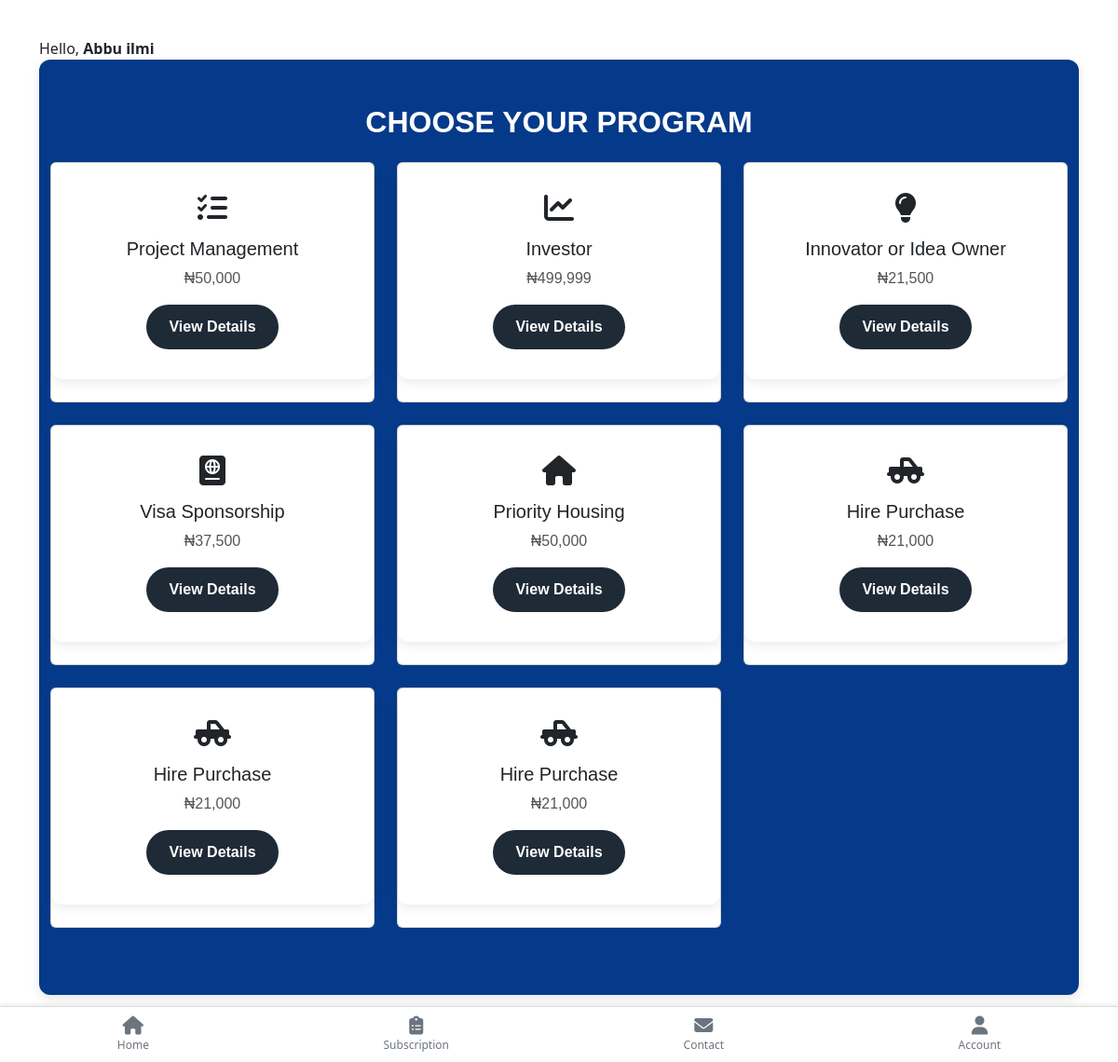
Page /choose-program (signed in) on the committed database.
### app.py (models this page shows, shortened)
class User(db.Model, UserMixin):
    id = db.Column(db.Integer, primary_key=True)
    username = db.Column(db.String(150), nullable=False)
    first_name = db.Column(db.String(150), nullable=False)
    last_name = db.Column(db.String(150), nullable=False)
    town = db.Column(db.String(150), nullable=True)
    country = db.Column(db.String(150), nullable=True)
    phone = db.Column(db.String(150), nullable=True)
    email = db.Column(db.String(150), unique=True, nullable=False)
    password_hash = db.Column(db.String(200), nullable=False)
    is_admin = db.Column(db.Boolean, default=False)
    subscriptions = db.relationship('Subscription', backref='user', lazy=True)
    profile_picture = db.Column(db.String(200), nullable=True)

class Program(db.Model):
    id = db.Column(db.Integer, primary_key=True)
    name = db.Column(db.String(100), nullable=False)
    slug = db.Column(db.String(100), unique=True, nullable=False)
    price = db.Column(db.Float, nullable=False)
    icon = db.Column(db.String(50))
    subscriptions = db.relationship('Subscription', backref='program', lazy=True)

### app.py (the view)
@app.route('/choose-program')
@login_required
def choose_program():
    programs = Program.query.all()
    return render_template('choose_program.html', programs=programs)

### app.py (called while the page is built)
@login_manager.user_loader
def load_user(user_id):
    return User.query.get(int(user_id))

### templates/choose_program.html
{% extends "dashboard_base.html" %}
{% block content %}
<div class="container py-5">
  <h3 class="mb-4 ch-header">CHOOSE YOUR PROGRAM</h3>
  <div class="row">
    {% for program in programs %}
    <div class="col-md-4 mb-4">
      <div class="card h-100 text-center">
        <div class="card-body">
          <i class="{{ program.icon }} fa-2x mb-3"></i>
          <h5 class="card-title">{{ program.name }}</h5>
          <p>₦{{ "{:,.0f}".format(program.price) }}</p>
          <a href="{{ url_for('program_detail', slug=program.slug) }}" class="btn btn-primary">View Details</a>
        </div>
      </div>
    </div>
    {% endfor %}
  </div>
</div>
{% endblock %}

### templates/dashboard_base.html (shortened to what this page needs)
<!DOCTYPE html>
<html lang="en">
<head>
  <link href="https://cdn.jsdelivr.net/npm/bootstrap@5.3.3/dist/css/bootstrap.min.css" rel="stylesheet">
  <link rel="stylesheet" href="https://cdnjs.cloudflare.com/ajax/libs/font-awesome/6.4.0/css/all.min.css">
  <link rel="stylesheet" href="{{ url_for('static', filename='css/dashboard.css') }}">
  <link rel="stylesheet" href="{{ url_for('static', filename='css/contact.css') }}">
</head>
<body class="d-flex flex-column min-vh-100">
  <main class="container py-4 mb-5">
    Hello, <strong>{{ current_user.username }}</strong>
    {% block content %}{% endblock %}
  </main>
  {% include 'dashboard_navbar.html' %}
</body>
</html>

### static/css/dashboard.css (style rules this page uses)
.ch-header { font-family: 'Poppins', sans-serif; font-size: 2rem; font-weight: 700; text-align: center; margin-bottom: 1.5rem; color: #ffffff; }
.py-5 { justify-content: center; text-align: center; color: #333; font-family: 'Poppins', sans-serif; font-size: 1rem; line-height: 1.6; background: #053a8a; border-radius: 12px; box-shadow: 0 4px 12px rgba(0,0,0,0.1); }
.card-body { background: #ffffff; padding: 2rem; margin-bottom: 1.5rem; border-radius: 12px; border: none; box-shadow: 0 4px 12px rgba(0,0,0,0.08); transition: transform 0.3s ease, box-shadow 0.3s ease; }
.card-body p { font-size: 1rem; color: #555; margin-bottom: 1rem; line-height: 1.5; }
.card-body .btn { padding: 0.75rem 1.5rem; border-radius: 50px; font-weight: 600; transition: background 0.3s ease; }
.card-body .btn-primary { background: #1e2a36; border: none; }

### rows in the picture
User: username "Abbu ilmi"
Program: name "Project Management", price "50,000"
Program: name "Investor", price "499,999"
Program: name "Innovator or Idea Owner", price "21,500"
Program: name "Visa Sponsorship", price "37,500"
Program: name "Priority Housing", price "50,000"
Program: name "Hire Purchase", price "21,000"
Program: name "Hire Purchase", price "21,000"
Program: name "Hire Purchase", price "21,000"
